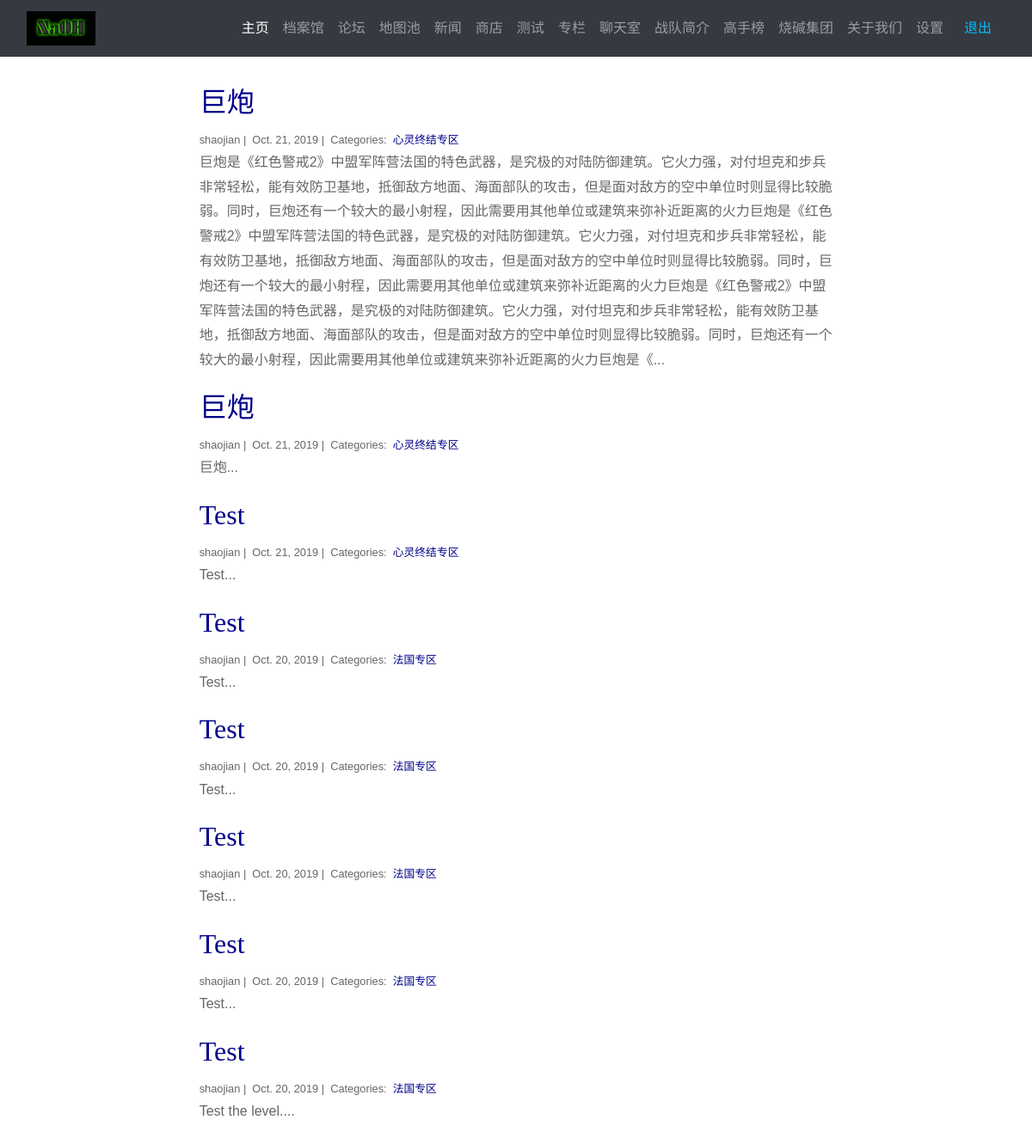
Page /setting/my_post (signed in) on the earlier database version.
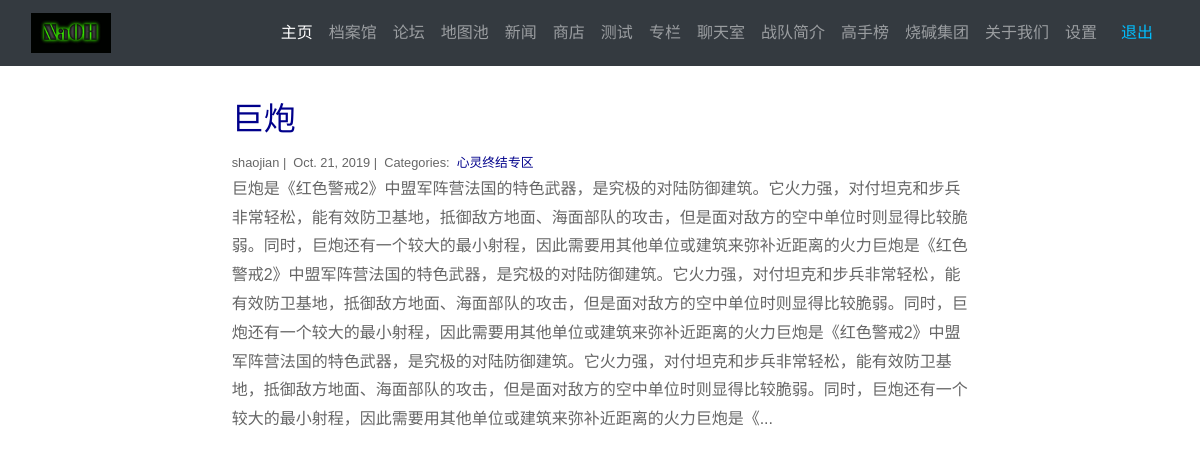
Same page on the later database version.
### blog/models.py (models this page shows)
class Post(models.Model):
    title = models.CharField(max_length=255)
    author = models.CharField(max_length=100)
    body = models.TextField()
    created_on = models.DateTimeField(auto_now_add=True)
    last_modified = models.DateTimeField(auto_now=True)
    categories = models.ManyToManyField('Category', related_name='posts')

class Category(models.Model):
    name = models.CharField(max_length=20)

### projects/views.py (the view)
# urls.py: path("setting/my_post", views.my_post, name="my_post"),
def my_post(request):
    posts = Post.objects.filter(
        author=request.user.username
    ).order_by(
        '-created_on'
    )
    language = select_language(request)
    context = {
        'language': language,
        "posts": posts
    }
    return render(request, "my_post.html", context)

### cart/context_processors.py (called while the page is built)
def select_language(request):
    language = 'English'
    if request.user.is_authenticated:
        if request.session.get(request.user.username, None) == None:
            request.session[request.user.username] = 'Chinese'
        language = request.session[request.user.username]
    return language

def cart(request):
	return {'cart': Cart(request), 'language': select_language(request)}

### projects/utils.py (called while the page is built)
def select_language(request):
    language = 'English'
    if request.user.is_authenticated:
        if request.session.get(request.user.username, None) == None:
            request.session[request.user.username] = 'Chinese'
        language = request.session[request.user.username]
    return language

### projects/templates/my_post.html
{% extends "base.html" %}
{% load static %}
{% block page_content %}
<br>
<div class="col-md-8 offset-md-2">
{% for post in posts %}
    <h2><a style="color: #00008B;" href="{% url 'blog_detail' post.pk%}">{{ post.title }}</a></h2>
    <small>
        {{ post.author }} |&nbsp;
        {{ post.created_on.date }} |&nbsp;
        Categories:&nbsp;
        {% for category in post.categories.all %}
        <a style="color: #00008B;" href="{% url 'blog_category' category.name %}">
            {{ category.name }}
        </a>&nbsp;
        {% endfor %}
    </small>
    <p>{{ post.body | slice:":400" }}...</p>
{% endfor %}
</div>
{% endblock %}

Differences in the rows shown:
removed Post: title "巨炮", author "shaojian", created_on "Oct. 21, 2019", body "巨炮", Category (name "心灵终结专区")
removed Post: title "Test", author "shaojian", created_on "Oct. 21, 2019", body "Test", Category (name "心灵终结专区")
removed Post: title "Test", author "shaojian", created_on "Oct. 20, 2019", body "Test"
no longer on this page (row unchanged): Category: name "法国专区"
removed Post: title "Test", author "shaojian", created_on "Oct. 20, 2019", body "Test"
removed Post: title "Test", author "shaojian", created_on "Oct. 20, 2019", body "Test"
removed Post: title "Test", author "shaojian", created_on "Oct. 20, 2019", body "Test"
removed Post: title "Test", author "shaojian", created_on "Oct. 20, 2019", body "Test the level."
